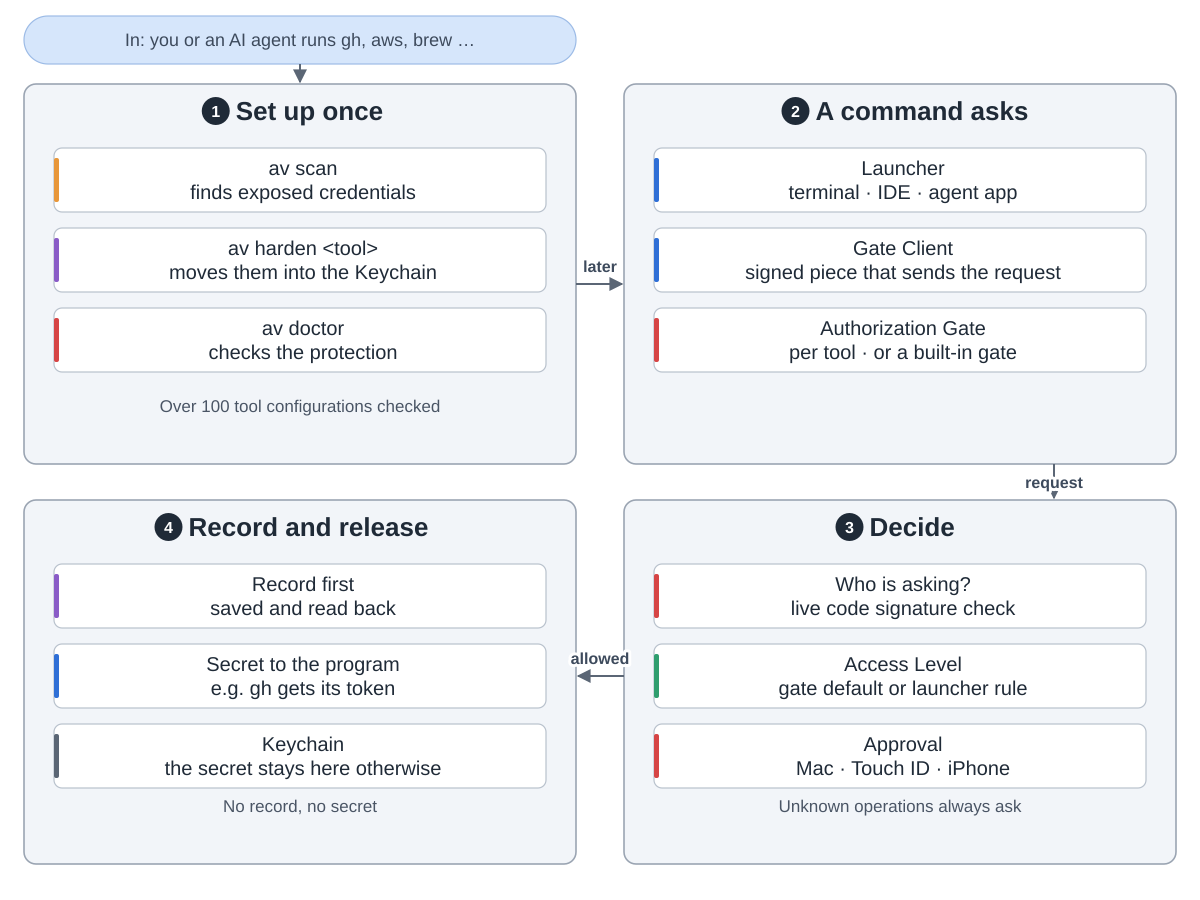

The Python source for this figure:
"""Automic Vault overview: set up once, then every protected command is asked, decided, recorded and released.
Snake order: 1 set up (top left) -> 2 a command asks (top right) -> 3 decide (bottom right) -> 4 record and release (bottom left).
Drawn from automic-vault/automic-vault at commit d1011a5 (README.md, docs/architecture.md, docs/choosing-a-mechanism.md).
Run: python3 diagram.py"""
import sys
from pathlib import Path

sys.path.insert(0, str(Path(__file__).resolve().parents[2] / "tools"))
from archdiagram import Diagram, L, R, GW, T1, H1, T2, H2  # noqa: E402

d = Diagram("Automic Vault overview",
            "In: you, a terminal or an AI agent runs a tool such as gh, aws or brew on a Mac. "
            "1 Set up once: av scan checks over 100 developer-tool configurations for exposed credentials, "
            "av harden moves a supported tool's credentials into the macOS Keychain and changes how the tool asks "
            "for them, and av doctor checks that protection. "
            "2 A command asks: the Launcher (a terminal, IDE or agent app) starts the tool, a signed Automic Vault "
            "Gate Client sends the request, and the Authorization Gate for that request, the tool's own or a "
            "built-in one, receives it on the Mac. "
            "3 Decide: the Mac checks the Launcher's live code signature, applies the gate's default Access Level or a rule for that "
            "Launcher, and asks for Approval on the Mac, with Touch ID or on an iPhone when policy cannot allow it; "
            "unknown operations always need Approval. "
            "4 Record and release: an Authorization Record is saved and read back first, then the secret goes to "
            "the program that needs it; with no record there is no secret.")

d.pill(L, 16, GW, 48, "In: you or an AI agent runs gh, aws, brew …")
d.arrow(f"M{L + GW / 2} 64V{T1 - 2}")

d.group(L, T1, GW, H1, "Set up once", 1)
d.column(L, T1, [("av scan|finds exposed credentials", "critic"),
                 ("av harden <tool>|moves them into the Keychain", "write"),
                 ("av doctor|checks the protection", "review")])
d.notes(L, T1, H1, "Over 100 tool configurations checked", "")

d.group(R, T1, GW, H1, "A command asks", 2)
d.column(R, T1, [("Launcher|terminal · IDE · agent app", "coding"),
                 ("Gate Client|signed piece that sends the request", "coding"),
                 ("Authorization Gate|per tool · or a built-in gate", "review")])

d.group(R, T2, GW, H2, "Decide", 3)
d.column(R, T2, [("Who is asking?|live code signature check", "review"),
                 ("Access Level|gate default or launcher rule", "plan"),
                 ("Approval|Mac · Touch ID · iPhone", "review")])
d.notes(R, T2, H2, "Unknown operations always ask", "")

d.group(L, T2, GW, H2, "Record and release", 4)
d.column(L, T2, [("Record first|saved and read back", "write"),
                 ("Secret to the program|e.g. gh gets its token", "coding"),
                 ("Keychain|the secret stays here otherwise", "data")])
d.notes(L, T2, H2, "No record, no secret", "")

A1, A2, A3 = "later", "request", "allowed"
d.arrow(f"M{L + GW} {T1 + 200}H{R - 2}", label=A1, at=(600, T1 + 188))
d.arrow(f"M{R + 430} {T1 + H1}V{T2 - 2}", label=A2, at=(R + 430, T1 + H1 + 24))
d.arrow(f"M{R} {T2 + 176}H{L + GW + 2}", label=A3, at=(600, T2 + 164))

d.save(Path(__file__).with_name("diagram.svg"))
